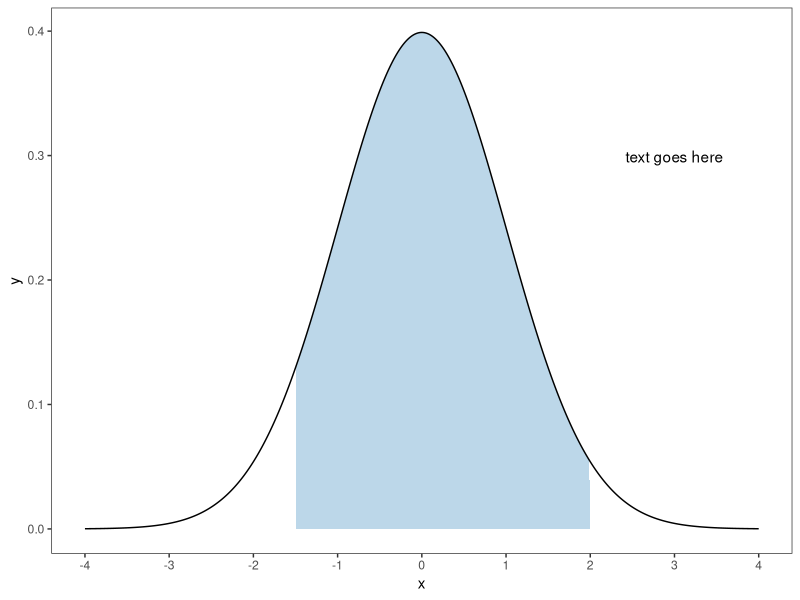

The R script that drew this image:
# Playing around with a distribution probability image
library(ggplot2)
library(dplyr)
library(tidyr)

#Input mean, standard dev, problem type

#Problem type looks like: 
#X > a
#a < X < b
#|X| < a
#|X| > a
# X<b AND X>a

#generate a sequence based on the mean and sd.
x=seq(-4, 4, 0.01)
y=dnorm(x)
a=-1.5
b=2

myData = data.frame(x=x, y=y)

g = ggplot(NULL, mapping=aes(x=x, y=y))+
  geom_area(data=filter(myData, x > a & x < b), fill="#7BAFD4", alpha=0.5)+ #Go Heels
  #Put the mean here for the max Y value
  scale_y_continuous(limits=c(0, dnorm(0)))+
  theme_bw()

g + 
  geom_line(color="black")+
  theme(panel.grid = element_blank())+
  annotate("text", x=0.75*max(x), y=0.75*max(y), label="text goes here")+
  scale_x_continuous(n.breaks = 10)
